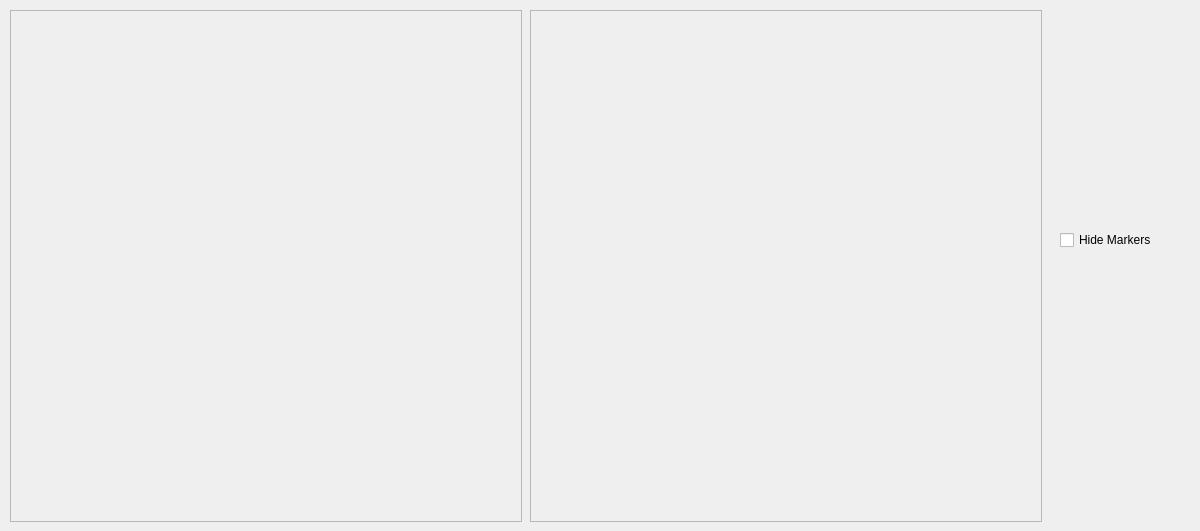
<?xml version="1.0" encoding="UTF-8"?>
<ui version="4.0">
 <class>MainWindow</class>
 <widget class="QMainWindow" name="MainWindow">
  <property name="geometry">
   <rect>
    <x>0</x>
    <y>0</y>
    <width>1200</width>
    <height>531</height>
   </rect>
  </property>
  <property name="windowTitle">
   <string>10 - Triangle Texturing - Radosław Mariowski</string>
  </property>
  <widget class="QWidget" name="centralWidget">
   <widget class="QFrame" name="frmCanvas">
    <property name="geometry">
     <rect>
      <x>10</x>
      <y>10</y>
      <width>512</width>
      <height>512</height>
     </rect>
    </property>
    <property name="autoFillBackground">
     <bool>false</bool>
    </property>
    <property name="frameShape">
     <enum>QFrame::StyledPanel</enum>
    </property>
    <property name="frameShadow">
     <enum>QFrame::Raised</enum>
    </property>
   </widget>
   <widget class="QFrame" name="frmCanvas2">
    <property name="geometry">
     <rect>
      <x>530</x>
      <y>10</y>
      <width>512</width>
      <height>512</height>
     </rect>
    </property>
    <property name="autoFillBackground">
     <bool>false</bool>
    </property>
    <property name="frameShape">
     <enum>QFrame::StyledPanel</enum>
    </property>
    <property name="frameShadow">
     <enum>QFrame::Raised</enum>
    </property>
   </widget>
   <widget class="QCheckBox" name="chkVisibility">
    <property name="geometry">
     <rect>
      <x>1060</x>
      <y>230</y>
      <width>121</width>
      <height>20</height>
     </rect>
    </property>
    <property name="text">
     <string>Hide Markers</string>
    </property>
   </widget>
  </widget>
 </widget>
 <layoutdefault spacing="6" margin="11"/>
 <resources/>
 <connections/>
</ui>
